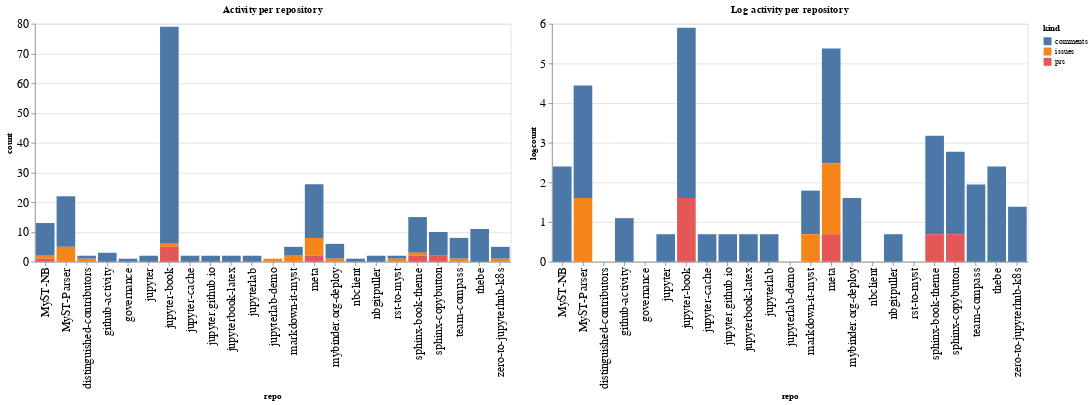

Notebook code for this chart:
### Code cell
ch1 = alt.Chart(repo_summaries, width=600, title="Activity per repository").mark_bar().encode(
    x='repo',
    y='count',
    color='kind',
    tooltip="kind"
)

ch2 = alt.Chart(repo_summaries, width=600, title="Log activity per repository").mark_bar().encode(
    x='repo',
    y='logcount',
    color='kind',
    tooltip="kind"
)

ch1 | ch2

### Figure 1 — Vega-Lite specification as saved in the notebook (floating-point values rounded to 4 significant figures)
{"config": {"axisLeft": {"labelFontSize": 15}, "axisBottom": {"labelFontSize": 15}}, "hconcat": [{"mark": "bar", "encoding": {"color": {"type": "nominal", "field": "kind"}, "tooltip": {"type": "nominal", "field": "kind"}, "x": {"type": "nominal", "field": "repo"}, "y": {"type": "quantitative", "field": "count"}}, "title": "Activity per repository", "width": 600}, {"mark": "bar", "encoding": {"color": {"type": "nominal", "field": "kind"}, "tooltip": {"type": "nominal", "field": "kind"}, "x": {"type": "nominal", "field": "repo"}, "y": {"type": "quantitative", "field": "logcount"}}, "title": "Log activity per repository", "width": 600}], "data": {"name": "data-7dfe0adf1652e69a80ccba01a12ac751"}, "$schema": "https://vega.github.io/schema/vega-lite/v4.8.1.json", "datasets": {"data-7dfe0adf1652e69a80ccba01a12ac751": [{"repo": "MyST-NB", "kind": "comments", "count": 11, "logcount": 2.398}, {"repo": "MyST-NB", "kind": "issues", "count": 1, "logcount": 0.0}, {"repo": "MyST-NB", "kind": "prs", "count": 1, "logcount": 0.0}, {"repo": "MyST-Parser", "kind": "comments", "count": 17, "logcount": 2.833}, {"repo": "MyST-Parser", "kind": "issues", "count": 5, "logcount": 1.609}, {"repo": "distinguished-contributors", "kind": "comments", "count": 1, "logcount": 0.0}, {"repo": "distinguished-contributors", "kind": "issues", "count": 1, "logcount": 0.0}, {"repo": "github-activity", "kind": "comments", "count": 3, "logcount": 1.099}, {"repo": "governance", "kind": "comments", "count": 1, "logcount": 0.0}, {"repo": "jupyter", "kind": "comments", "count": 2, "logcount": 0.6931}, {"repo": "jupyter-book", "kind": "comments", "count": 73, "logcount": 4.29}, {"repo": "jupyter-book", "kind": "issues", "count": 1, "logcount": 0.0}, {"repo": "jupyter-book", "kind": "prs", "count": 5, "logcount": 1.609}, {"repo": "jupyter-cache", "kind": "comments", "count": 2, "logcount": 0.6931}, {"repo": "jupyter.github.io", "kind": "comments", "count": 2, "logcount": 0.6931}, {"repo": "jupyterbook-latex", "kind": "comments", "count": 2, "logcount": 0.6931}, {"repo": "jupyterlab", "kind": "comments", "count": 2, "logcount": 0.6931}, {"repo": "jupyterlab-demo", "kind": "issues", "count": 1, "logcount": 0.0}, {"repo": "markdown-it-myst", "kind": "comments", "count": 3, "logcount": 1.099}, {"repo": "markdown-it-myst", "kind": "issues", "count": 2, "logcount": 0.6931}, {"repo": "meta", "kind": "comments", "count": 18, "logcount": 2.89}, {"repo": "meta", "kind": "issues", "count": 6, "logcount": 1.792}, {"repo": "meta", "kind": "prs", "count": 2, "logcount": 0.6931}, {"repo": "mybinder.org-deploy", "kind": "comments", "count": 5, "logcount": 1.609}, {"repo": "mybinder.org-deploy", "kind": "issues", "count": 1, "logcount": 0.0}, {"repo": "nbclient", "kind": "comments", "count": 1, "logcount": 0.0}, {"repo": "nbgitpuller", "kind": "comments", "count": 2, "logcount": 0.6931}, {"repo": "rst-to-myst", "kind": "comments", "count": 1, "logcount": 0.0}, {"repo": "rst-to-myst", "kind": "issues", "count": 1, "logcount": 0.0}, {"repo": "sphinx-book-theme", "kind": "comments", "count": 12, "logcount": 2.485}, {"repo": "sphinx-book-theme", "kind": "issues", "count": 1, "logcount": 0.0}, {"repo": "sphinx-book-theme", "kind": "prs", "count": 2, "logcount": 0.6931}, {"repo": "sphinx-copybutton", "kind": "comments", "count": 8, "logcount": 2.079}, {"repo": "sphinx-copybutton", "kind": "prs", "count": 2, "logcount": 0.6931}, {"repo": "team-compass", "kind": "comments", "count": 7, "logcount": 1.946}, {"repo": "team-compass", "kind": "issues", "count": 1, "logcount": 0.0}, {"repo": "thebe", "kind": "comments", "count": 11, "logcount": 2.398}, {"repo": "zero-to-jupyterhub-k8s", "kind": "comments", "count": 4, "logcount": 1.386}, {"repo": "zero-to-jupyterhub-k8s", "kind": "issues", "count": 1, "logcount": 0.0}]}}
